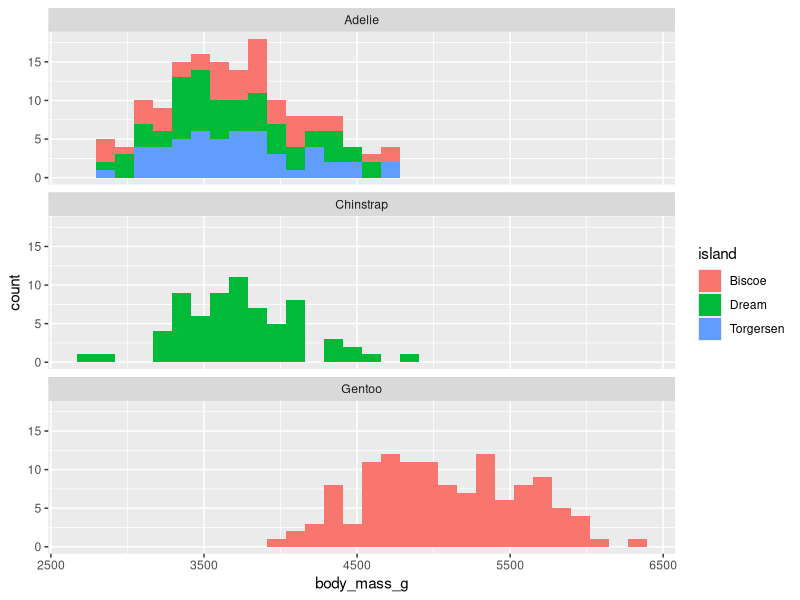
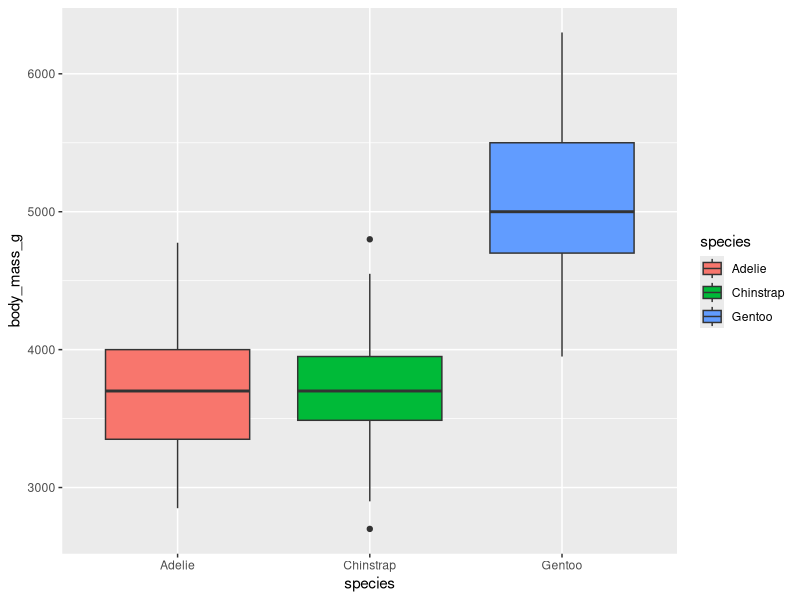
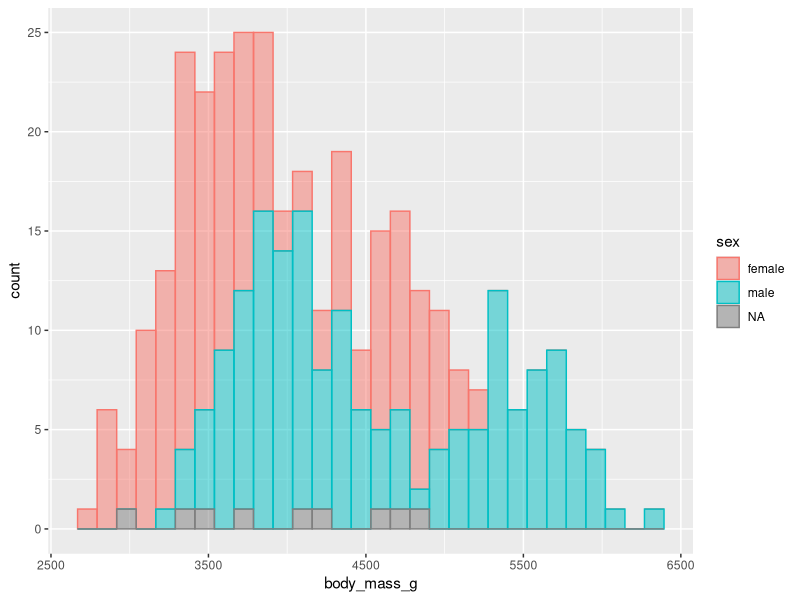

The R source for these figures, in order:
## ---- chunk 1
library(tidyverse)
library(palmerpenguins)
## ---- chunk 2
ggplot(data = penguins)+
  geom_histogram(mapping = aes(body_mass_g, fill=island))+
  facet_wrap(~species, nrow=3)
## ---- chunk 3
ggplot(data = penguins, mapping = aes(x = species, y= body_mass_g, fill=species))+
  geom_boxplot()
## ---- chunk 4
ggplot(data=penguins, aes(x=body_mass_g, fill=sex, color=sex)) +
  geom_histogram(alpha = 0.5)
